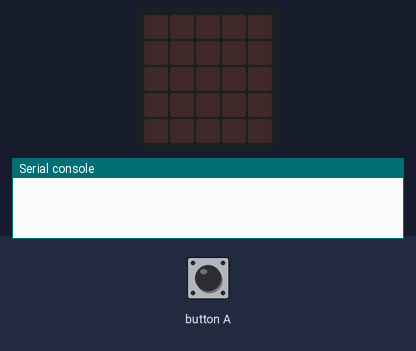
Simulated run of this program. Board: BBC micro:bit running MicroPython. Shown: the board's 5×5 LED display, the last lines printed to the serial console. The inputs (shaded band) are chosen by the test bench. No radio messages arrive unless stated (any console line starting 'radio sent:' is added by the test bench).

Above: at 1.2 s.
1.3 s: button A pressed for 0.15 s
At 1.9 s:
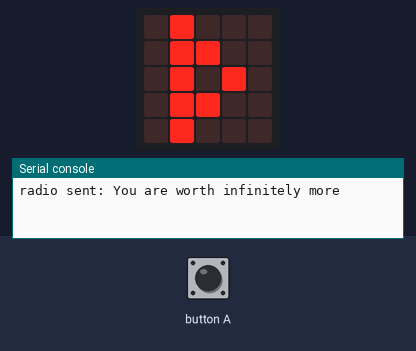
Timing chart, 0 to 4.3 s (numbered marks = the images above; inputs shaded):
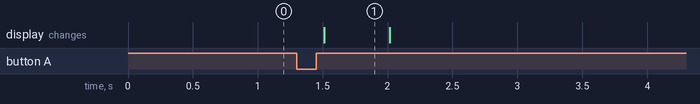

The program:

03_Sending_radio_message.py
```python
# Imports go at the top
from microbit import *
import radio
radio.on()

# Code in a 'while True:' loop repeats forever
while True:
    display.clear()

    # show a play icon if you press button A
    if button_a.was_pressed():
        display.show(Image("09000:09900:09090:09900:09000"))
        radio.send("You are worth infinitely more than your exam results")
    sleep(500)


# Challenges
# 1) Send a different message when you press the B button
# 2) Change the play icon to a radio icon
# 3) Animate the radio icon so it looks like it's sending
```

Measured:
- after the input at 1.3 s, the display: changes after 0.21 s (image 1)
- what the display in image 1 shows lasts 0.5 s, from 1.5 s to 2.0 s
